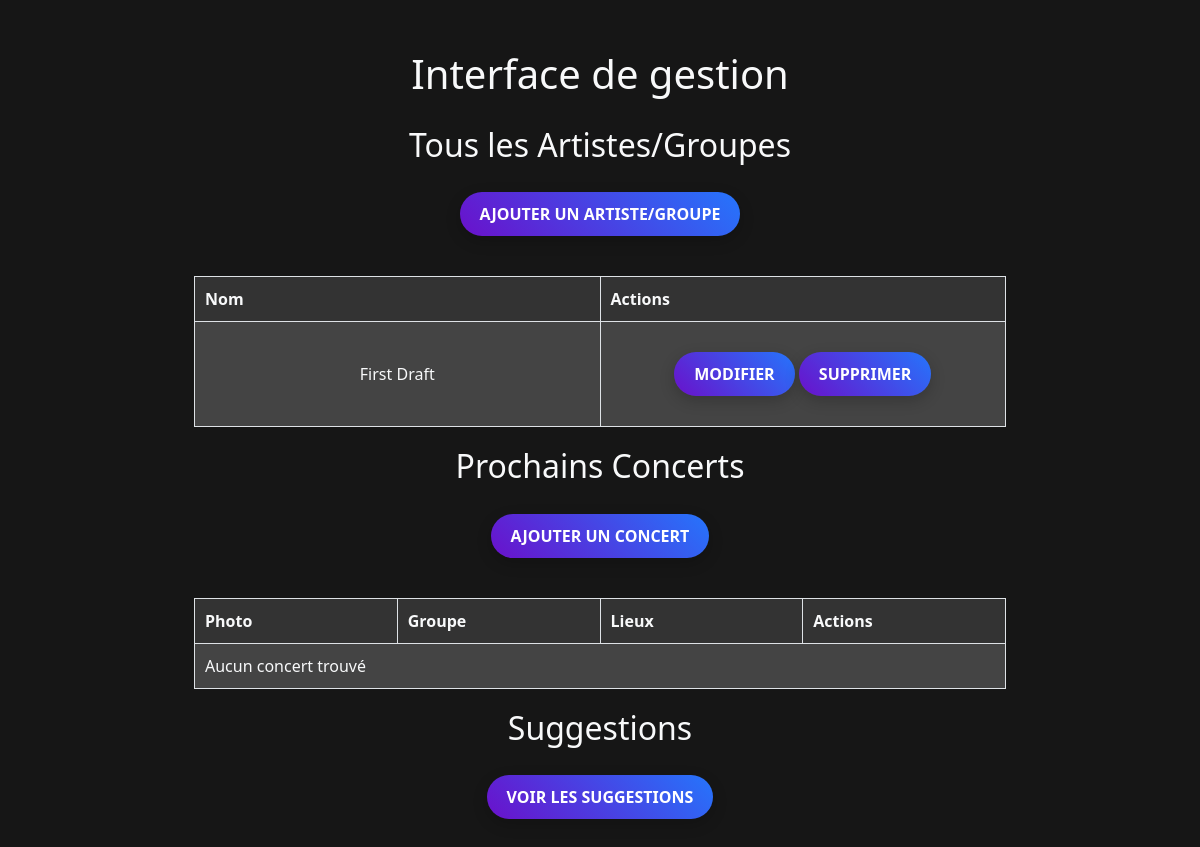
The app's page /php/back/interface-gestion.php, older data.
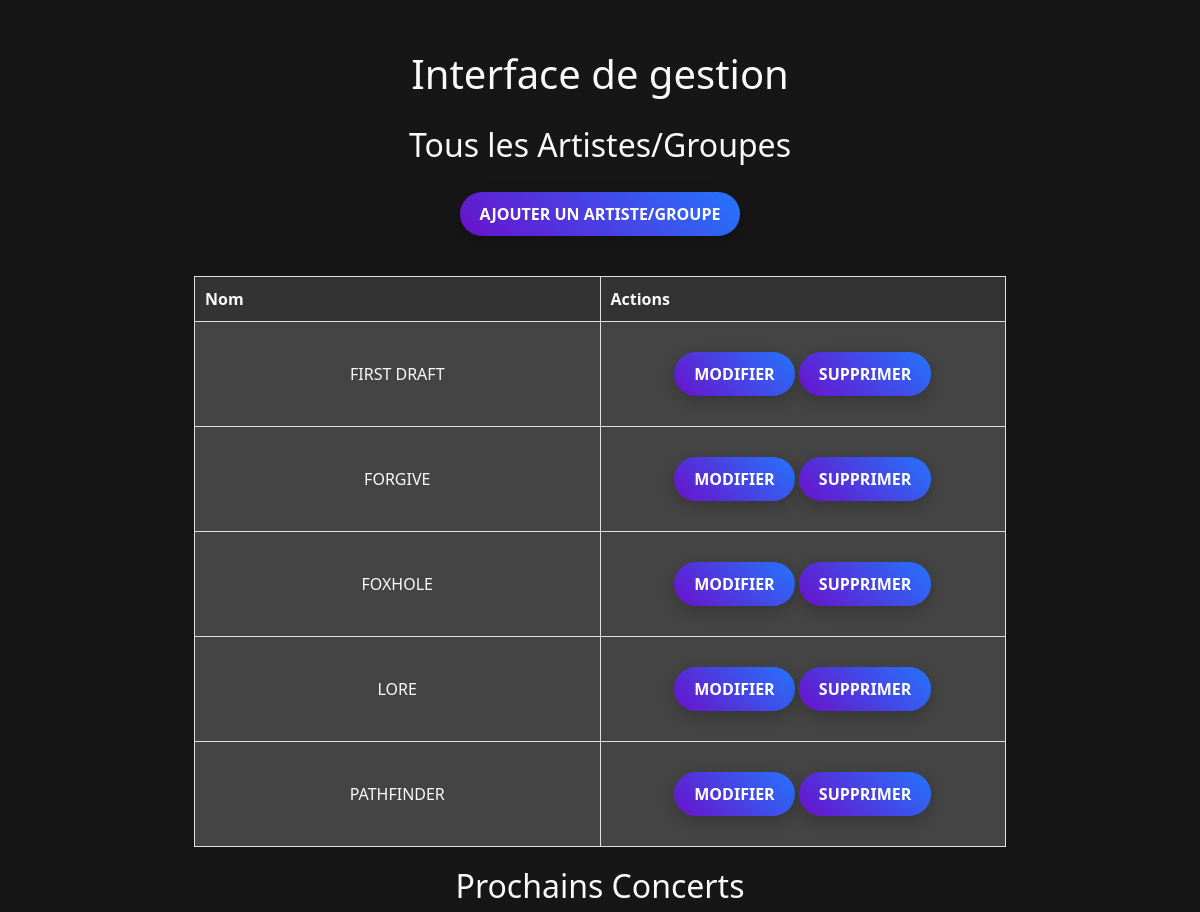
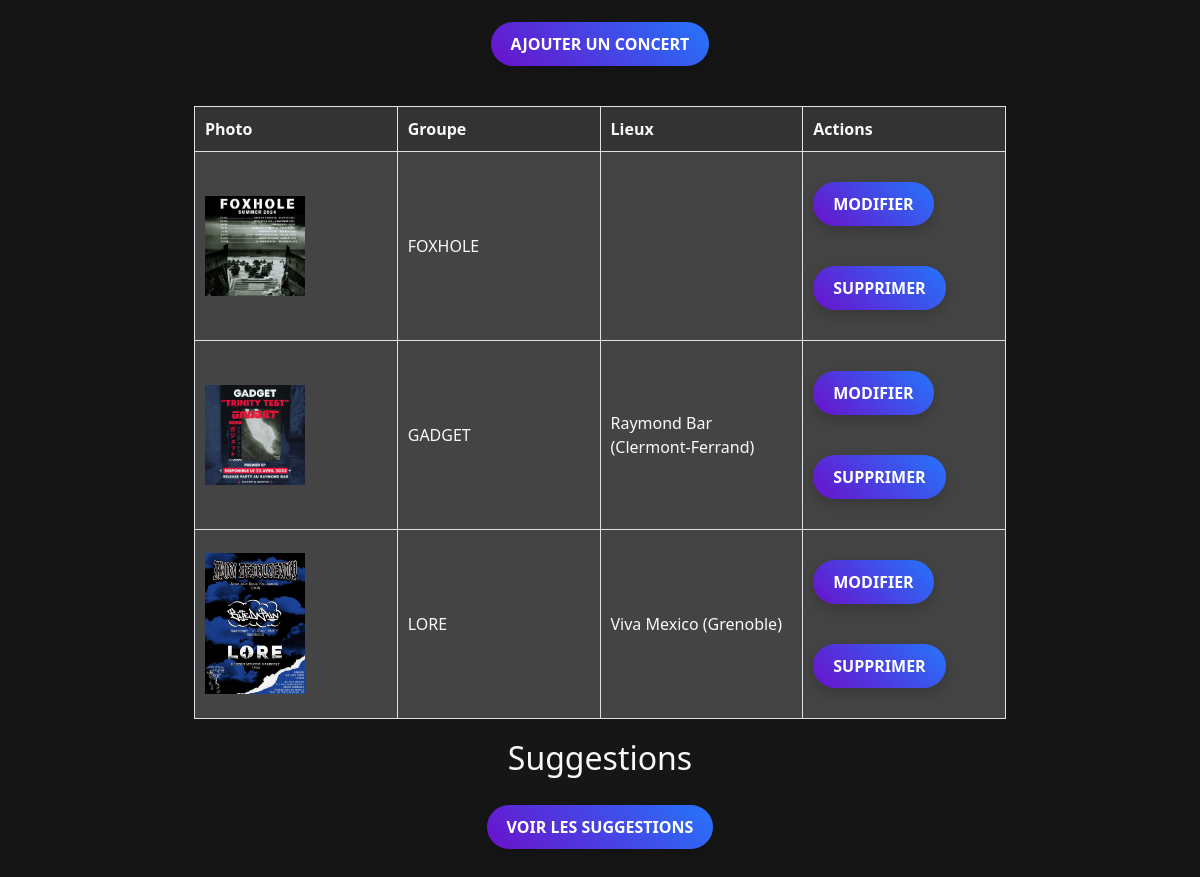
The same page, newer data (2 pictures, top to bottom).
### tables this page shows
CREATE TABLE `artistes` (
  `id_artiste` int NOT NULL,
  `nom` varchar(255) NOT NULL,
  `id_genre` int NOT NULL,
  `location` varchar(255) NOT NULL,
  `description` text NOT NULL,
  `photo` varchar(255) NOT NULL,
  `reseaux_sociaux` text NOT NULL,
  `decouverte` tinyint(1) NOT NULL,
  `cdc` tinyint(1) NOT NULL
);

CREATE TABLE `concerts` (
  `id_concert` int NOT NULL,
  `photo` varchar(255) NOT NULL,
  `groupe` varchar(255) NOT NULL,
  `lieux` text NOT NULL
);

### php/back/fetch_artists.php (the view, shortened to what this page needs)
<?php
include_once '../connect.php';
try {
    $sql = "SELECT id_artiste, nom FROM artistes";
    $artists = $db->query($sql);
    if ($artists->rowCount() > 0) {
        while ($row = $artists->fetch(PDO::FETCH_ASSOC)) {
            $nom = htmlspecialchars($row["nom"]);
            echo "<tr>
                    <td>{$nom}</td>
                    <td>
                        <button onclick=\"window.location.href='modify.php?type=artiste&id={$row['id_artiste']}'\">Modifier</button>
                        <button onclick=\"deleteArtist({$row['id_artiste']})\">Supprimer</button>
                    </td>
                  </tr>";
        }
    } else {
        echo "<tr><td colspan='2'>Aucun artiste trouvé</td></tr>";
    }
} catch (PDOException $e) {
    echo "Erreur lors de la récupération des artistes : " . $e->getMessage();
}
?>

### php/back/interface-gestion.php (shortened to what this page needs)
<!DOCTYPE html>
<html lang="fr">
<head>
    <link href="https://cdn.jsdelivr.net/npm/bootstrap@5.3.0-alpha1/dist/css/bootstrap.min.css" rel="stylesheet">
    <link rel="stylesheet" href="gestion.css">
</head>
<body>
        <div id="admin-interface">
            <h1>Interface de gestion</h1>
        <section id="section-artistes">
            <h2>Tous les Artistes/Groupes</h2>
            <button onclick="window.location.href='add.php?type=artiste'">Ajouter un Artiste/Groupe</button>
            <table id="artists-table">
                <thead>
                    <tr>
                        <th>Nom</th>
                        <th>Actions</th>
                    </tr>
                </thead>
                <tbody>
                    <?php include 'fetch_artists.php'; ?>
                </tbody>
            </table>
        </section>
        <section id="section-concerts">
            <h2>Prochains Concerts</h2>
            <button onclick="window.location.href='add.php?type=concert'">Ajouter un Concert</button>
            <table id="concerts-table">
                <thead>
                    <tr>
                        <th>Photo</th>
                        <th>Groupe</th>
                        <th>Lieux</th>
                        <th>Actions</th>
                    </tr>
                </thead>
                <tbody>
                    <?php include 'fetch_concerts.php'; ?>
                </tbody>
            </table>
        </section>
        <section id="section-suggestions">
            <h2>Suggestions</h2>
            <button onclick="window.location.href='view_suggestions.php'">Voir les Suggestions</button>
        </section>
    </div>
</body>
</html>

### php/back/fetch_concerts.php (shortened to what this page needs)
<?php
include_once '../connect.php';
try {
    $sql = "SELECT * FROM concerts";
    $concerts = $db->query($sql);
    if ($concerts->rowCount() > 0) {
        while($row = $concerts->fetch(PDO::FETCH_ASSOC)) {
            $photoPath = '../images/next/' . htmlspecialchars($row["photo"]);
            echo "<tr>
                    <td><img src='" . $photoPath . "' alt='Photo du concert' style='width: 100px; height: auto;'></td>
                    <td>" . htmlspecialchars($row["groupe"]) . "</td>
                    <td>" . htmlspecialchars($row["lieux"]) . "</td>
                    <td>
                        <button onclick=\"window.location.href='modify.php?type=concert&id={$row['id_concert']}'\">Modifier</button>
                        <button onclick=\"deleteConcert({$row['id_concert']})\">Supprimer</button>
                    </td>
                  </tr>";
        }
    } else {
        echo "<tr><td colspan='4'>Aucun concert trouvé</td></tr>";
    }
} catch (PDOException $e) {
    echo "Erreur lors de la récupération des concerts : " . $e->getMessage();
}
?>

### php/back/gestion.css (style rules this page uses)
body { margin: 0; padding: 0; }
#admin-interface { background-color: rgb(22, 22, 22); color: #f8f9fa; padding: 20px; box-sizing: border-box; overflow-x: auto; }
#section-artistes { display:flex; flex-direction: column; align-items:center; }
#section-concerts { display:flex; flex-direction: column; align-items: center; }
#section-suggestions { display:flex; flex-direction: column; align-items:center; }
#artists-table, #concerts-table { margin-top: 20px; color: white; width: 70%; overflow-x: auto; table-layout: fixed; }
#admin-interface h1 { margin-top: 30px; text-align:center; }
#admin-interface h2 { margin-top: 20px; }
#artists-table td { max-height: 100px; overflow: hidden; vertical-align: middle; text-align:center; }
table { width: 100%; border-collapse: collapse; box-sizing: border-box; table-layout: fixed; }
th, td { padding: 10px; border: 1px solid #dee2e6; text-align: left; word-wrap: break-word; }
th { background-color: #333; color: #f8f9fa; }
td { background-color: #444; color: #f8f9fa; overflow: hidden; }
button { margin-bottom: 20px; margin-top: 20px; background: linear-gradient(45deg, #6a11cb, #2575fc); border: none; color: white; padding: 10px 20px; font-size: 16px; font-weight: bold; text-transform: uppercase; border-radius: 25px; box-shadow: 0px 5px 15px rgba(0, 0, 0, 0.2); transition: all 0.3s ease-in-out; cursor: pointer; box-sizing: border-box; }

Row changes from the older to the newer data that the page shows:
changed artistes: nom "First Draft" → "FIRST DRAFT"
added artistes: nom "FORGIVE"
added artistes: nom "FOXHOLE"
added artistes: nom "LORE"
added artistes: nom "PATHFINDER"
added concerts: photo (picture), groupe "FOXHOLE"
added concerts: photo (picture), groupe "GADGET", lieux "Raymond Bar (Clermont-Ferrand)"
added concerts: photo (picture), groupe "LORE", lieux "Viva Mexico (Grenoble)"
Text that changed along with them:
text no longer shown: "Aucun concert trouvé"
